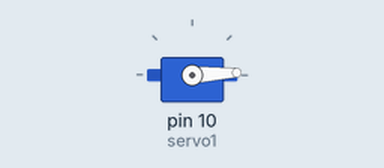
Bench run of a sketch on a simulated Arduino Uno, built with avr-gcc and run on an emulated ATmega328P. Parts: servo.

Above: at 0.05 s.
At 1.3 s:
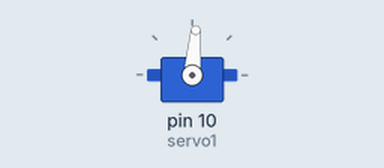
At 2.6 s:
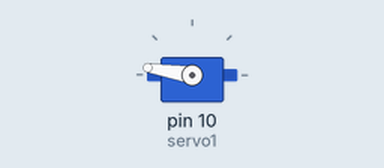
At 5.2 s:
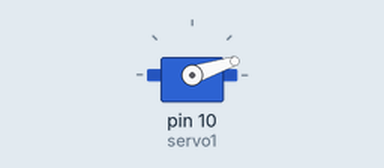
Timing chart, 0 to 7.1 s (numbered marks = the images above):
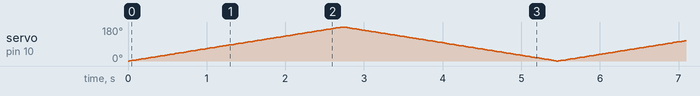

The sketch:

servo.ino
```cpp
#include <Servo.h>
Servo servo1;
int pos=0;      // create servo object to control a servo
void setup()
{
  servo1.attach(10);    // attaches the servo on pin 11 to the servo object

}
void loop()
{
  for (pos = 0; pos <= 180; pos += 1) { // goes from 0 degrees to 180 degrees
    // in steps of 1 degree
    servo1.write(pos);              // tell servo to go to position in variable 'pos'
    delay(15);                       // waits 15ms for the servo to reach the position
  }
  for (pos = 180; pos >= 0; pos -= 1) { // goes from 180 degrees to 0 degrees
    servo1.write(pos);              // tell servo to go to position in variable 'pos'
    delay(15);                       // waits 15ms for the servo to reach the position
  }                                       // waits 10ms for the servo to reach the position
  }
```
